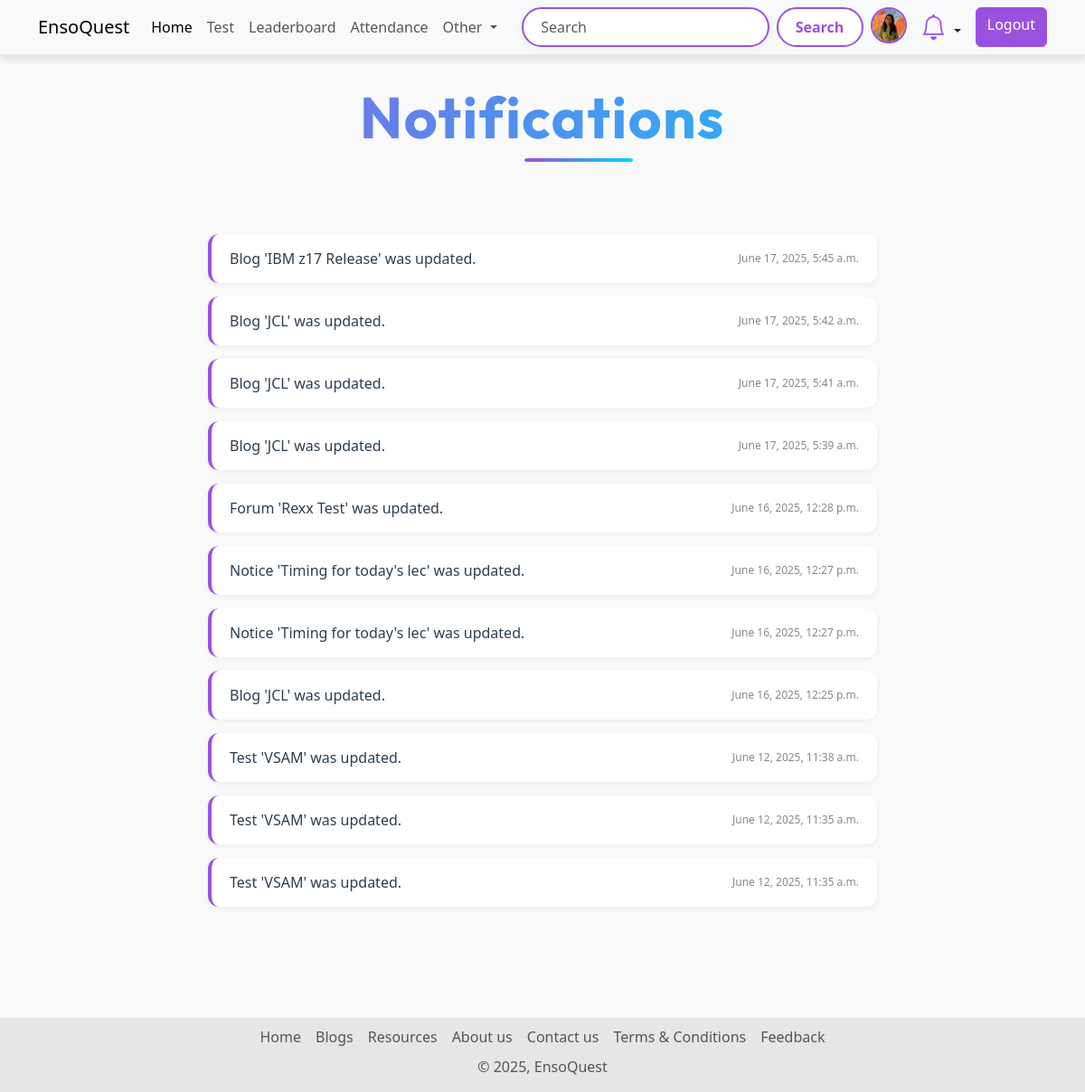
Screenshot of /notifications/ (signed in) with the database file from the repository.
### account/models.py (models this page shows, shortened)
class Profile(models.Model):
    user = models.OneToOneField(User,on_delete=models.CASCADE, null=True,verbose_name='User Object')
    position = models.CharField(max_length=100,blank=True,null=True)
    bio = models.TextField(blank=True,null=True)
    profile_img = models.ImageField(upload_to='profile_image', default='user.png',blank=True,null=True,verbose_name= 'Profile Pic')

### base/models.py (models this page shows, shortened)
class Notification(models.Model):
    user = models.ForeignKey(User, on_delete=models.CASCADE)
    message = models.TextField()
    url = models.URLField(null=True, blank=True)
    category = models.CharField(max_length=20, null=True, blank=True)
    created_at = models.DateTimeField(auto_now_add=True)
    is_read = models.BooleanField(default=False)

### base/views.py (the view)
# urls.py: path('notifications/', notification_list, name='notifications'),
@login_required
def notification_list(request):
    notifications = Notification.objects.filter(user=request.user).order_by('-created_at')
    notifications.filter(is_read=False).update(is_read=True)
    return render(request, 'notifications.html', {'notifications': notifications})

### base/context_processors.py (called while the page is built)
def notification_count(request):
    if request.user.is_authenticated:
        unread_count = Notification.objects.filter(user=request.user, is_read=False).count()
        return {'unread_notification_count': unread_count}
    return {}

### Templates/notifications.html (shortened to what this page needs)
{% extends "index.html" %}
{% load static %}
{% block content %}
<link rel="stylesheet" href="{% static 'css/notifications.css' %}">
<h2 class="title">Notifications</h2>
<div class="notifications-wrapper">
  <ul class="notification-list">
    {% for notification in notifications %}
      <li class="notification-item {% if not notification.is_read %}unread{% endif %}">
        {{ notification.message }}
        <span class="notification-time">{{ notification.created_at }}</span>
      </li>
    {% empty %}
      <li class="no-notifications">No notifications.</li>
    {% endfor %}
  </ul>
</div>
{% endblock %}

### Templates/components/navbar.html (shortened to what this page needs)
<nav class="navbar navbar-expand-lg bg-body-tertiary d-none d-lg-block">
  <div class="container">
    <a class="navbar-brand" href="{% url 'home' %}">EnsoQuest</a>
    <div class="collapse navbar-collapse" id="navbarSupportedContent">
      <ul class="navbar-nav me-auto mb-2 mb-lg-0">
        <li class="nav-item">
          <a class="nav-link active" aria-current="page" href="{% url 'home' %}">Home</a>
        </li>
        <li class="nav-item">
          <a class="nav-link" href="{% url 'all_quiz' %}">Test</a>
        </li>
        <li class="nav-item">
          <a class="nav-link" href="{% url 'leaderboard' %}">Leaderboard</a>
        </li>
        {% if request.user.is_authenticated %}
          {% if request.user.is_superuser %}
            <li class="nav-item">
              <a class="nav-link" href="{% url 'attendance:session_list' %}">Attendance</a>
            </li>
          {% else %}
            <li class="nav-item">
              <a class="nav-link" href="{% url 'attendance:student_attendance_report' %}">Attendance</a>
            </li>
          {% endif %}
        {% endif %}
        <li class="nav-item dropdown">
          <a class="nav-link dropdown-toggle" href="#" role="button" data-bs-toggle="dropdown" aria-expanded="false">
            Other
          </a>
        </li>
      </ul>
      <form class="d-flex" role="search" action="{% url 'search_users' %}">
        <input class="form-control me-2" type="search" name="q" placeholder="Search" aria-label="Search">
        <button class="btn btn-search" type="submit">Search</button>
        {% if request.user.is_authenticated %}
          <a href="{% url 'profile' request.user.username %}" data-bs-toggle="tooltip" data-bs-placement="bottom" data-bs-title="{{ request.user.username }}" class="mx-2">
            <img src="{{ request.user.profile.profile_img.url }}" class="rounded-circle profile-img-purple" width="40" height="40" alt="profile_img">
          </a>
          <li class="nav-item dropdown list-unstyled mx-2">
            <a class="nav-link dropdown-toggle position-relative" href="#" id="notificationDropdown" data-bs-toggle="dropdown" role="button" aria-expanded="false">
              <i class="bi bi-bell fs-3 bell-purple"></i>
            </a>
          </li>
          <a href="{% url 'logout' %}" class="btn btn-log ms-2">Logout</a>
        {% else %}
          <a href="{% url 'login' %}" class="btn btn-log ms-2">Login</a>
        {% endif %}
      </form>
    </div>
  </div>
</nav>

### static/css/style.css (style rules this page uses)
.title { font-family: 'Outfit', sans-serif; font-size: clamp(2.5rem, 6vw, 4rem); font-weight: 700; background: linear-gradient(90deg, #9b51e0, #00d4ff); -webkit-background-clip: text; background-clip: text; -webkit-text-fill-color: transparent; color: transparent; opacity: 0; animation: fadeInTitle 1.3s ease-in-out forwards; margin: 2rem 0 1rem; line-height: 1.2; text-align: center; letter-spacing: 1.5px; position: relative; }
.title::after { content: ""; position: absolute; left: 50%; transform: translateX(-50%); bottom: -10px; width: 60px; height: 4px; background: linear-gradient(to right, #9b51e0, #00d4ff); border-radius: 999px; opacity: 0; animation: fadeInLine 1.5s ease-in-out forwards 0.8s; margin: 0 10px; }
body { background-color: #f9f9f9; font-family: 'Segoe UI', Tahoma, Geneva, Verdana, sans-serif; padding-top: 60px; padding-bottom: 50px; margin: 0; }
nav.navbar { position: fixed; top: 0; left: 0; right: 0; width: 100%; background-color: rgba(249, 249, 249, 0.8); box-shadow: 0 4px 8px rgba(0, 0, 0, 0.1); border-bottom: 2px solid #e6e6e6; z-index: 9999; }
.form-control[type="search"] { border: 2px solid #9b51e0; border-radius: 999px; padding: 0.5rem 1.2rem; transition: all 0.3s ease; box-shadow: 0 2px 8px rgba(155, 81, 224, 0.08); }
.navbar .btn-search { background-color: #fff; color: #9b51e0; border: 2px solid #9b51e0; border-radius: 999px; padding: 0.4rem 1.2rem; font-weight: 600; transition: all 0.3s ease; }
.navbar .btn-log, .form-inline .btn-log { background-color: #9b51e0; background: #9b51e0; border-color: #9b51e0; color: white; font-weight: 500; }
.bell-purple { color: #9b51e0 !important; }
.profile-img-purple { border: 2px solid #9b51e0; border-radius: 50%; }

### static/css/notifications.css (style rules this page uses)
body { background-color: #f9f9f9; font-family: 'Segoe UI', Tahoma, Geneva, Verdana, sans-serif; }
.notifications-wrapper { max-width: 800px; margin: 60px auto; padding: 30px; }
.notification-list { list-style: none; padding: 0; margin: 0; }
.notification-item { padding: 15px 20px; margin-bottom: 15px; border-radius: 12px; background-color: #fff; border-left: 4px solid #9b51e0; transition: background-color 0.3s ease; box-shadow: 0 2px 6px rgba(0, 0, 0, 0.05); position: relative; color: #2c3e50; }
.notification-time { font-size: 12px; color: #888; position: absolute; right: 20px; top: 50%; transform: translateY(-50%); }

### rows the page displays
Notification: message "Blog 'IBM z17 Release' was updated.", created_at "June 17, 2025, 5:45 a.m."
Notification: message "Blog 'JCL' was updated.", created_at "June 17, 2025, 5:42 a.m."
Notification: message "Blog 'JCL' was updated.", created_at "June 17, 2025, 5:41 a.m."
Notification: message "Blog 'JCL' was updated.", created_at "June 17, 2025, 5:39 a.m."
Notification: message "Forum 'Rexx Test' was updated.", created_at "June 16, 2025, 12:28 p.m."
Notification: message "Notice 'Timing for today's lec' was updated.", created_at "June 16, 2025, 12:27 p.m."
Notification: message "Notice 'Timing for today's lec' was updated.", created_at "June 16, 2025, 12:27 p.m."
Notification: message "Blog 'JCL' was updated.", created_at "June 16, 2025, 12:25 p.m."
Notification: message "Test 'VSAM' was updated.", created_at "June 12, 2025, 11:38 a.m."
Notification: message "Test 'VSAM' was updated.", created_at "June 12, 2025, 11:35 a.m."
Notification: message "Test 'VSAM' was updated.", created_at "June 12, 2025, 11:35 a.m."
